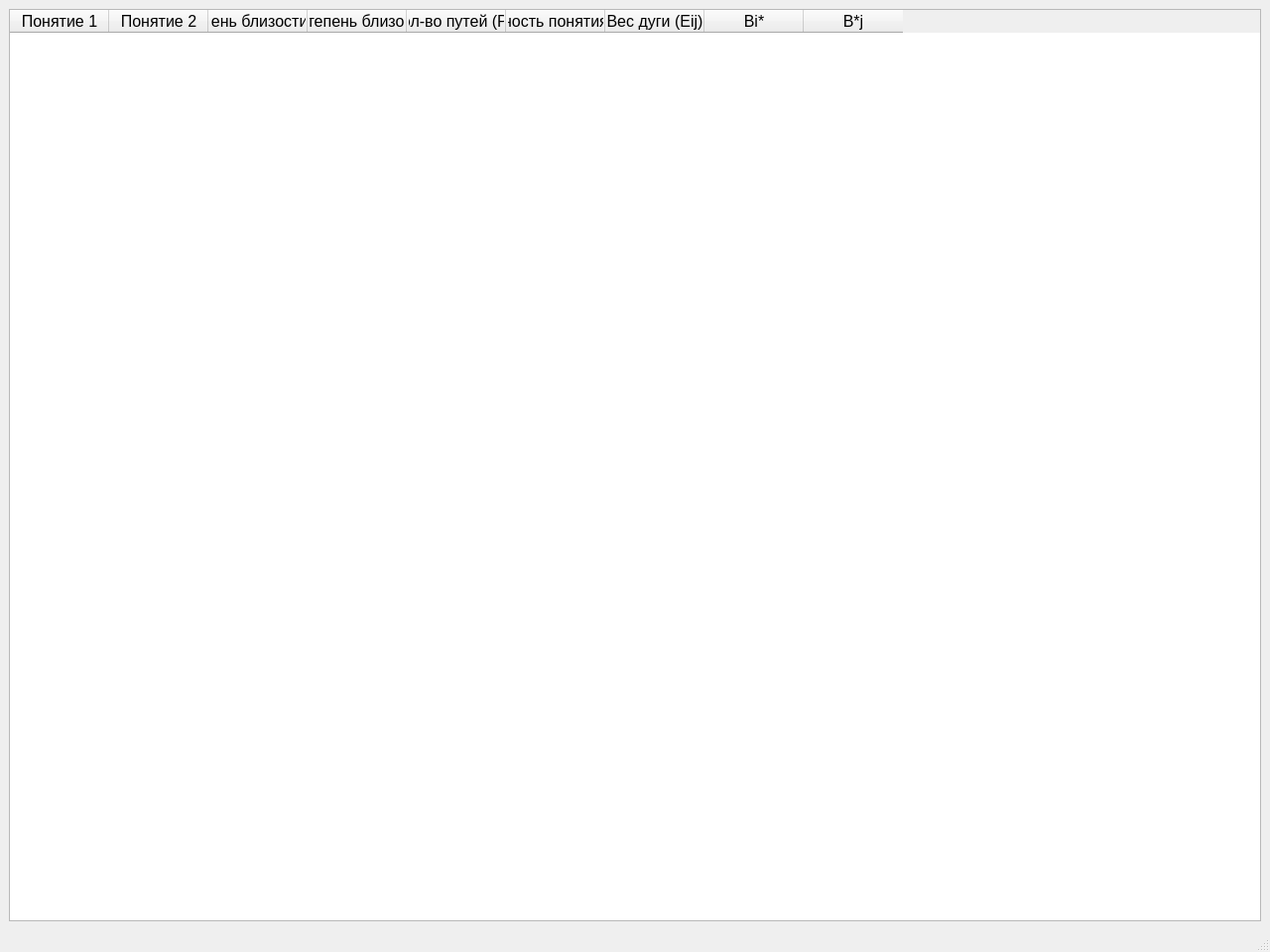
<?xml version="1.0" encoding="UTF-8"?>
<ui version="4.0">
 <class>MainWindow</class>
 <widget class="QMainWindow" name="MainWindow">
  <property name="geometry">
   <rect>
    <x>0</x>
    <y>0</y>
    <width>1280</width>
    <height>960</height>
   </rect>
  </property>
  <property name="windowTitle">
   <string>Метрики документа</string>
  </property>
  <widget class="QWidget" name="centralwidget">
   <layout class="QHBoxLayout" name="horizontalLayout">
    <item>
     <widget class="QTableWidget" name="table">
      <property name="font">
       <font>
        <pointsize>12</pointsize>
       </font>
      </property>
      <property name="editTriggers">
       <set>QAbstractItemView::NoEditTriggers</set>
      </property>
      <column>
       <property name="text">
        <string>Понятие 1</string>
       </property>
       <property name="font">
        <font>
         <pointsize>12</pointsize>
        </font>
       </property>
      </column>
      <column>
       <property name="text">
        <string>Понятие 2</string>
       </property>
       <property name="font">
        <font>
         <pointsize>12</pointsize>
        </font>
       </property>
      </column>
      <column>
       <property name="text">
        <string>Степень близости (Sij)</string>
       </property>
       <property name="font">
        <font>
         <pointsize>12</pointsize>
        </font>
       </property>
      </column>
      <column>
       <property name="text">
        <string>Норм. степень близости (S'ij)</string>
       </property>
       <property name="font">
        <font>
         <pointsize>12</pointsize>
        </font>
       </property>
      </column>
      <column>
       <property name="text">
        <string>Кол-во путей (Pij)</string>
       </property>
       <property name="font">
        <font>
         <pointsize>12</pointsize>
        </font>
       </property>
      </column>
      <column>
       <property name="text">
        <string>Мощность понятия (Ub)</string>
       </property>
       <property name="font">
        <font>
         <pointsize>12</pointsize>
        </font>
       </property>
      </column>
      <column>
       <property name="text">
        <string>Вес дуги (Eij)</string>
       </property>
       <property name="font">
        <font>
         <pointsize>12</pointsize>
        </font>
       </property>
      </column>
      <column>
       <property name="text">
        <string>Bi*</string>
       </property>
       <property name="font">
        <font>
         <pointsize>12</pointsize>
        </font>
       </property>
      </column>
      <column>
       <property name="text">
        <string>B*j</string>
       </property>
       <property name="font">
        <font>
         <pointsize>12</pointsize>
        </font>
       </property>
      </column>
     </widget>
    </item>
   </layout>
  </widget>
  <widget class="QMenuBar" name="menubar">
   <property name="geometry">
    <rect>
     <x>0</x>
     <y>0</y>
     <width>1280</width>
     <height>21</height>
    </rect>
   </property>
  </widget>
  <widget class="QStatusBar" name="statusbar"/>
 </widget>
 <resources/>
 <connections/>
</ui>
